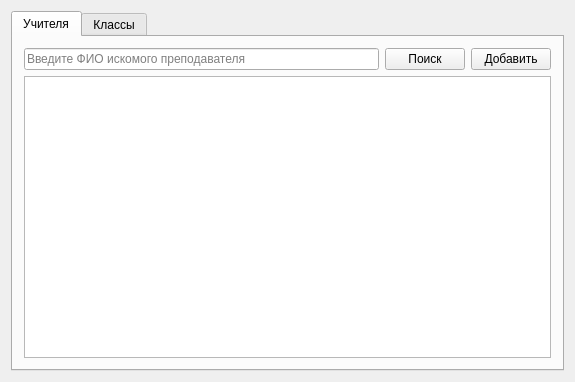
<?xml version="1.0" encoding="UTF-8"?>
<ui version="4.0">
 <class>MainWindow</class>
 <widget class="QMainWindow" name="MainWindow">
  <property name="geometry">
   <rect>
    <x>0</x>
    <y>0</y>
    <width>575</width>
    <height>382</height>
   </rect>
  </property>
  <property name="windowTitle">
   <string>Schemaster</string>
  </property>
  <property name="windowIcon">
   <iconset>
    <normaloff>img/main.png</normaloff>img/main.png</iconset>
  </property>
  <widget class="QWidget" name="centralWidget">
   <layout class="QVBoxLayout" name="verticalLayout_2">
    <item>
     <widget class="QTabWidget" name="tabWidget">
      <property name="currentIndex">
       <number>0</number>
      </property>
      <widget class="QWidget" name="teachers">
       <attribute name="title">
        <string>Учителя</string>
       </attribute>
       <layout class="QVBoxLayout" name="verticalLayout">
        <item>
         <layout class="QHBoxLayout" name="horizontalLayout">
          <item>
           <widget class="QLineEdit" name="lineEdit">
            <property name="placeholderText">
             <string>Введите ФИО искомого преподавателя</string>
            </property>
           </widget>
          </item>
          <item>
           <widget class="QPushButton" name="pushButton">
            <property name="text">
             <string>Поиск</string>
            </property>
            <property name="icon">
             <iconset>
              <normaloff>img/find22.png</normaloff>img/find22.png</iconset>
            </property>
           </widget>
          </item>
          <item>
           <widget class="QPushButton" name="pushButton_2">
            <property name="text">
             <string>Добавить</string>
            </property>
           </widget>
          </item>
         </layout>
        </item>
        <item>
         <widget class="QListWidget" name="teacherslist"/>
        </item>
       </layout>
      </widget>
      <widget class="QWidget" name="classes">
       <attribute name="title">
        <string>Классы</string>
       </attribute>
       <layout class="QVBoxLayout" name="verticalLayout_3">
        <item>
         <layout class="QHBoxLayout" name="horizontalLayout_2">
          <item>
           <widget class="QLineEdit" name="lineEdit_2">
            <property name="placeholderText">
             <string>Введите искомый класс</string>
            </property>
           </widget>
          </item>
          <item>
           <widget class="QPushButton" name="pushButton_4">
            <property name="text">
             <string>Поиск</string>
            </property>
           </widget>
          </item>
          <item>
           <widget class="QPushButton" name="pushButton_3">
            <property name="text">
             <string>Добавить</string>
            </property>
           </widget>
          </item>
         </layout>
        </item>
        <item>
         <widget class="QListWidget" name="studentslist"/>
        </item>
       </layout>
      </widget>
     </widget>
    </item>
   </layout>
  </widget>
 </widget>
 <layoutdefault spacing="6" margin="11"/>
 <resources/>
 <connections/>
</ui>
